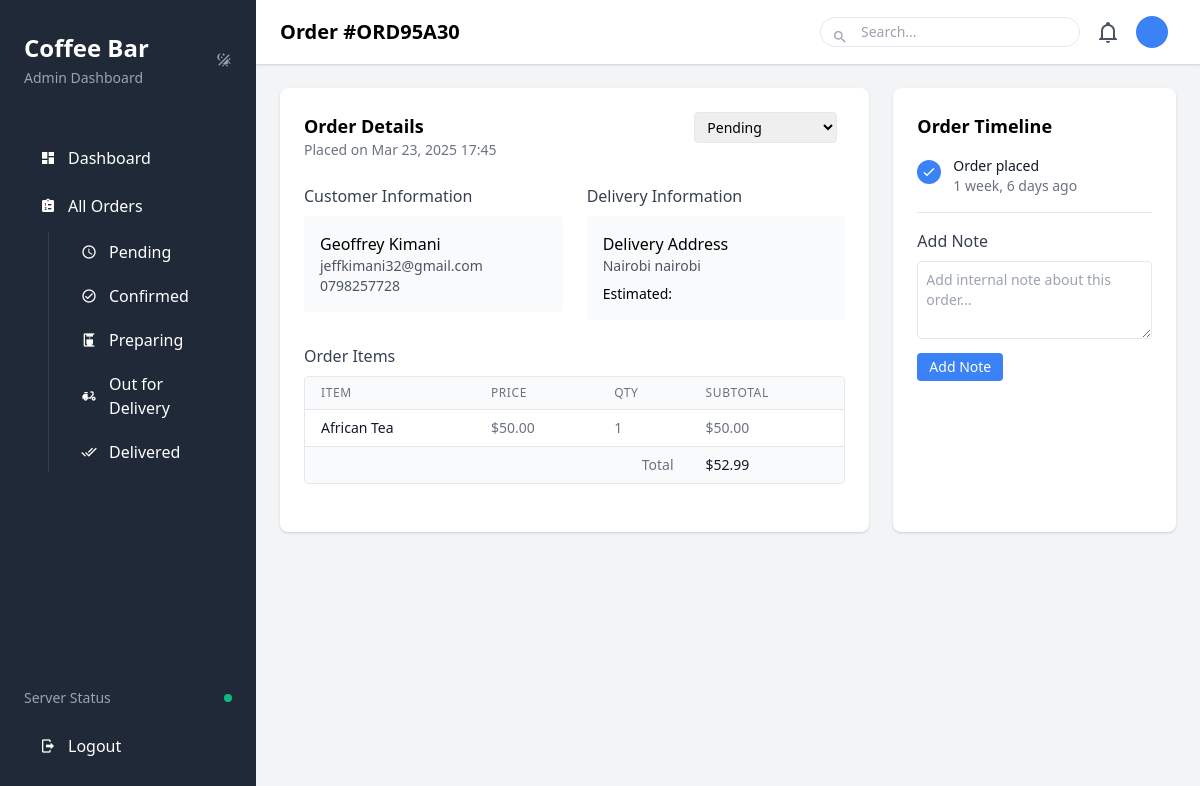
Screenshot of /api/restaurant_admin/orders/detail/ORD95A30/ (signed in) with the database file from the repository.
### order/models.py (models this page shows, shortened)
class Order(models.Model):
    ORDER_STATUS_CHOICES = (
        ('pending', 'Pending'),
        ('confirmed', 'Confirmed'),
        ('preparing', 'Preparing'),
        ('out_for_delivery', 'Out for Delivery'),
        ('delivered', 'Delivered'),
        ('cancelled', 'Cancelled'),
    )
    order_number = models.CharField(max_length=10, unique=True, editable=False)
    customer_name = models.CharField(max_length=255)
    customer_email = models.EmailField()
    customer_phone = models.CharField(max_length=20)
    delivery_address = models.TextField(null=True, blank=True)
    is_delivery = models.BooleanField(default=True)
    status = models.CharField(max_length=20, choices=ORDER_STATUS_CHOICES, default='pending')
    total_amount = models.DecimalField(max_digits=10, decimal_places=2)
    payment_method = models.CharField(max_length=50, default='cash')
    special_instructions = models.TextField(null=True, blank=True)
    created_at = models.DateTimeField(auto_now_add=True)
    updated_at = models.DateTimeField(auto_now=True)
    estimated_delivery = models.DateTimeField(null=True, blank=True)

class OrderItem(models.Model):
    order = models.ForeignKey(Order, on_delete=models.CASCADE, related_name='items')
    item_id = models.IntegerField()
    name = models.CharField(max_length=255)
    price = models.DecimalField(max_digits=10, decimal_places=2)
    quantity = models.PositiveIntegerField(default=1)
    @property
    def subtotal(self):
        return self.price * self.quantity

### order/admin_views.py (the view, shortened to what this page needs)
# urls.py: path('restaurant_admin/orders/detail/<str:order_number>/', order_detail, name='order_detail'),
@staff_required
def order_detail(request, order_number):
    order = get_object_or_404(Order, order_number=order_number)
    context = {
        'order': order,
        'status_choices': Order.ORDER_STATUS_CHOICES,
    }
    return render(request, 'admin/order_detail.html', context)

### order/admin_views.py (called while the page is built)
def staff_required(view_func):
    return user_passes_test(
        lambda u: u.is_active and (u.is_staff or u.groups.filter(name='Restaurant Staff').exists()),
        login_url='/admin/login/'
    )(view_func)

### order/templates/admin/order_detail.html (shortened to what this page needs)
{% block header_title %}Order #{{ order.order_number }}{% endblock %}
{% block content %}
<div class="grid grid-cols-1 lg:grid-cols-3 gap-6">
    <div class="lg:col-span-2 bg-white rounded-lg shadow p-6">
        <div class="flex justify-between items-start mb-6">
            <div>
                <h3 class="text-lg font-semibold">Order Details</h3>
                <p class="text-sm text-gray-500">Placed on {{ order.created_at|date:"M d, Y H:i" }}</p>
            </div>
            <div>
                <form method="post" class="flex items-center">
                    <select name="status" class="border rounded py-1 px-2 mr-2 text-sm" onchange="this.form.submit()">
                        {% for value, label in status_choices %}
                        <option value="{{ value }}" {% if order.status == value %}selected{% endif %}>{{ label }}</option>
                        {% endfor %}
                    </select>
                </form>
            </div>
        </div>
        <div class="grid grid-cols-1 md:grid-cols-2 gap-6 mb-6">
            <div>
                <h4 class="font-medium text-gray-700 mb-2">Customer Information</h4>
                <div class="bg-gray-50 rounded p-4">
                    <p class="font-medium">{{ order.customer_name }}</p>
                    <p class="text-sm text-gray-600">{{ order.customer_email }}</p>
                    <p class="text-sm text-gray-600">{{ order.customer_phone }}</p>
                </div>
            </div>
            <div>
                <h4 class="font-medium text-gray-700 mb-2">Delivery Information</h4>
                <div class="bg-gray-50 rounded p-4">
                    {% if order.is_delivery %}
                    <p class="font-medium">Delivery Address</p>
                    <p class="text-sm text-gray-600">{{ order.delivery_address }}</p>
                    {% else %}
                    <p class="font-medium">Pickup Order</p>
                    {% endif %}
                    <p class="mt-2 text-sm">
                        <span class="font-medium">Estimated:</span>
                    </p>
                </div>
            </div>
        </div>
        <div class="mb-6">
            <h4 class="font-medium text-gray-700 mb-2">Order Items</h4>
            <div class="border rounded overflow-hidden">
                <table class="min-w-full divide-y divide-gray-200">
                    <thead class="bg-gray-50">
                        <tr>
                            <th class="px-4 py-2 text-left text-xs font-medium text-gray-500 uppercase tracking-wider">Item</th>
                            <th class="px-4 py-2 text-left text-xs font-medium text-gray-500 uppercase tracking-wider">Price</th>
                            <th class="px-4 py-2 text-left text-xs font-medium text-gray-500 uppercase tracking-wider">Qty</th>
                            <th class="px-4 py-2 text-left text-xs font-medium text-gray-500 uppercase tracking-wider">Subtotal</th>
                        </tr>
                    </thead>
                    <tbody class="bg-white divide-y divide-gray-200">
                        {% for item in order.items.all %}
                        <tr>
                            <td class="px-4 py-2 whitespace-nowrap text-sm text-gray-900">{{ item.name }}</td>
                            <td class="px-4 py-2 whitespace-nowrap text-sm text-gray-500">${{ item.price }}</td>
                            <td class="px-4 py-2 whitespace-nowrap text-sm text-gray-500">{{ item.quantity }}</td>
                            <td class="px-4 py-2 whitespace-nowrap text-sm text-gray-500">${{ item.subtotal }}</td>
                        </tr>
                        {% endfor %}
                    </tbody>
                    <tfoot class="bg-gray-50">
                        <tr>
                            <td colspan="3" class="px-4 py-2 text-right text-sm font-medium text-gray-500">Total</td>
                            <td class="px-4 py-2 text-sm font-medium text-gray-900">${{ order.total_amount }}</td>
                        </tr>
                    </tfoot>
                </table>
            </div>
        </div>
    </div>
    <div class="bg-white rounded-lg shadow p-6">
        <h3 class="text-lg font-semibold mb-4">Order Timeline</h3>
        <div class="space-y-4">
            <div class="flex items-start">
                <div class="flex-shrink-0 bg-blue-500 rounded-full p-1 mt-1">
                    <svg class="h-4 w-4 text-white" fill="none" viewBox="0 0 24 24" stroke="currentColor">
                        <path stroke-linecap="round" stroke-linejoin="round" stroke-width="2" d="M5 13l4 4L19 7" />
                    </svg>
                </div>
                <div class="ml-3">
                    <p class="text-sm font-medium text-gray-900">Order placed</p>
                    <p class="text-sm text-gray-500">{{ order.created_at|timesince }} ago</p>
                </div>
            </div>
            <div class="border-t border-gray-200 pt-4">
                <h4 class="font-medium text-gray-700 mb-2">Add Note</h4>
                <form method="post" action="{% url 'admin_order_add_note' order.order_number %}">
                    <textarea name="note" rows="3" class="w-full border rounded p-2 text-sm" placeholder="Add internal note about this order..."></textarea>
                    <button type="submit" class="mt-2 bg-blue-500 hover:bg-blue-600 text-white py-1 px-3 rounded text-sm">
                        Add Note
                    </button>
                </form>
            </div>
        </div>
    </div>
</div>
{% endblock %}

### rows the page displays
Order: order_number "ORD95A30", created_at "Mar 23, 2025 17:45", status "Pending", customer_name "Geoffrey Kimani", customer_email "jeffkimani32@gmail.com", customer_phone "0798257728", delivery_address "Nairobi nairobi", total_amount "52.99", created_at "1 week, 6 days"
OrderItem: name "African Tea", price "50.00", quantity "1", subtotal "50.00"
